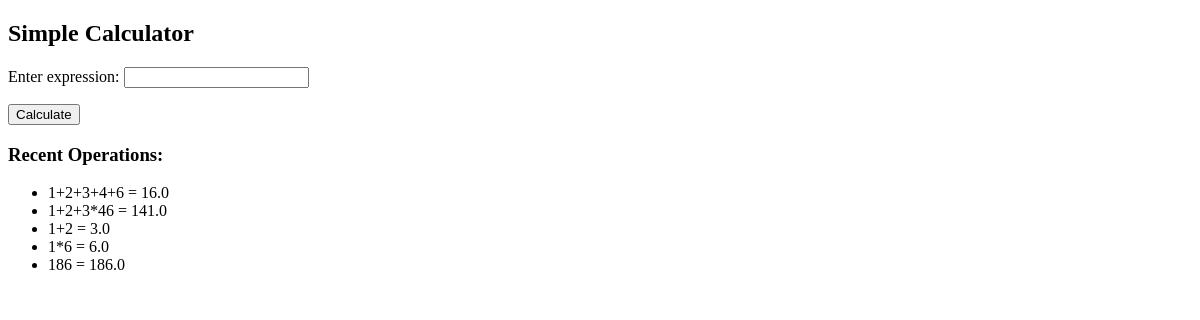
Before: / with the older database file.
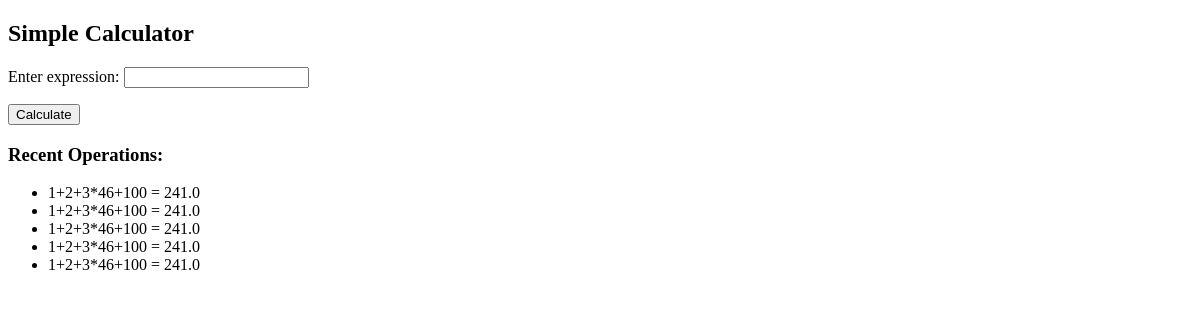
After: the same page with the newer database file.
### calculatorapp/models.py (models this page shows)
class CalculatorOperation(models.Model):
    expression = models.CharField(max_length=255)
    result = models.FloatField()
    def __str__(self):
        return f"{self.expression} = {self.result}"

### calculatorapp/views.py (the view)
# urls.py: path('', calculator, name='calculator'),
def calculator(request):
    if request.method == 'POST':
        form = CalculatorForm(request.POST)
        if form.is_valid():
            expression = form.cleaned_data['expression']
            try:
                result = eval(expression)
                CalculatorOperation.objects.create(expression=expression, result=result)
            except Exception as e:
                result = f"Error: {e}"
    else:
        form = CalculatorForm()
        result = None
    operations = CalculatorOperation.objects.all().order_by('-id')[:5]
    return render(request, 'calculator_app/calculator.html', {'form': form, 'result': result, 'operations': operations})

### calculatorapp/forms.py
class CalculatorForm(forms.Form):
    expression = forms.CharField(label='Enter expression', max_length=255)

### calculatorapp/templates/calculator_app/calculator.html (shortened to what this page needs)
<!DOCTYPE html>
<html>
<head>
</head>
<body>
    <h2>Simple Calculator</h2>
    <form method="post" action="{% url 'calculator' %}">
        {{ form.as_p }}
        <input type="submit" value="Calculate">
    </form>
    <h3>Recent Operations:</h3>
    <ul>
        {% for operation in operations %}
            <li>{{ operation }}</li>
        {% endfor %}
    </ul>
</body>
</html>

Changed rows visible on the page:
no longer on this page (row unchanged): CalculatorOperation: expression+result "1+2+3+4+6 = 16.0"
no longer on this page (row unchanged): CalculatorOperation: expression+result "1+2+3*46 = 141.0"
no longer on this page (row unchanged): CalculatorOperation: expression+result "1+2 = 3.0"
no longer on this page (row unchanged): CalculatorOperation: expression+result "1*6 = 6.0"
no longer on this page (row unchanged): CalculatorOperation: expression+result "186 = 186.0"
added CalculatorOperation: expression+result "1+2+3*46+100 = 241.0"
added CalculatorOperation: expression+result "1+2+3*46+100 = 241.0"
added CalculatorOperation: expression+result "1+2+3*46+100 = 241.0"
added CalculatorOperation: expression+result "1+2+3*46+100 = 241.0"
added CalculatorOperation: expression+result "1+2+3*46+100 = 241.0"
